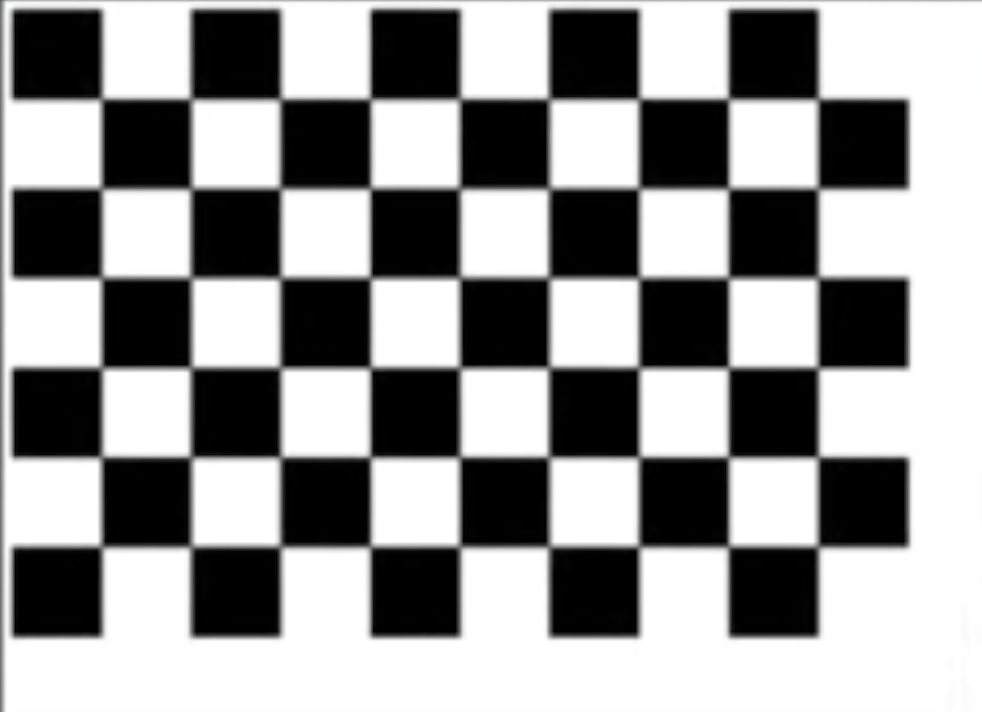
#> input picture 05_FEATURE_DETECTION_RECOGNITION/03_HARRIS_CORNER_DETECTION/chessboard.png, 982 x 712 px, found by its file name
$ python harris_corner_detection.py
#> lines starting #> are read from the running program, lines starting #| are printed output that depends on the picture
import numpy as np
import cv2 as cv

src = cv.imread(
    '/openCV/05_FEATURE_DETECTION_RECOGNITION/03_HARRIS_CORNER_DETECTION/chessboard.png')
#> src is the input picture: shape (712, 982, 3); mean B, G, R 151.3, 151.3, 151.3


def harris(image):
    blocksize = 2
    apertureSize = 3
    k = 0.04

    gray = cv.cvtColor(image, cv.COLOR_BGR2GRAY)
    dst = cv.cornerHarris(gray, blocksize, apertureSize, k)
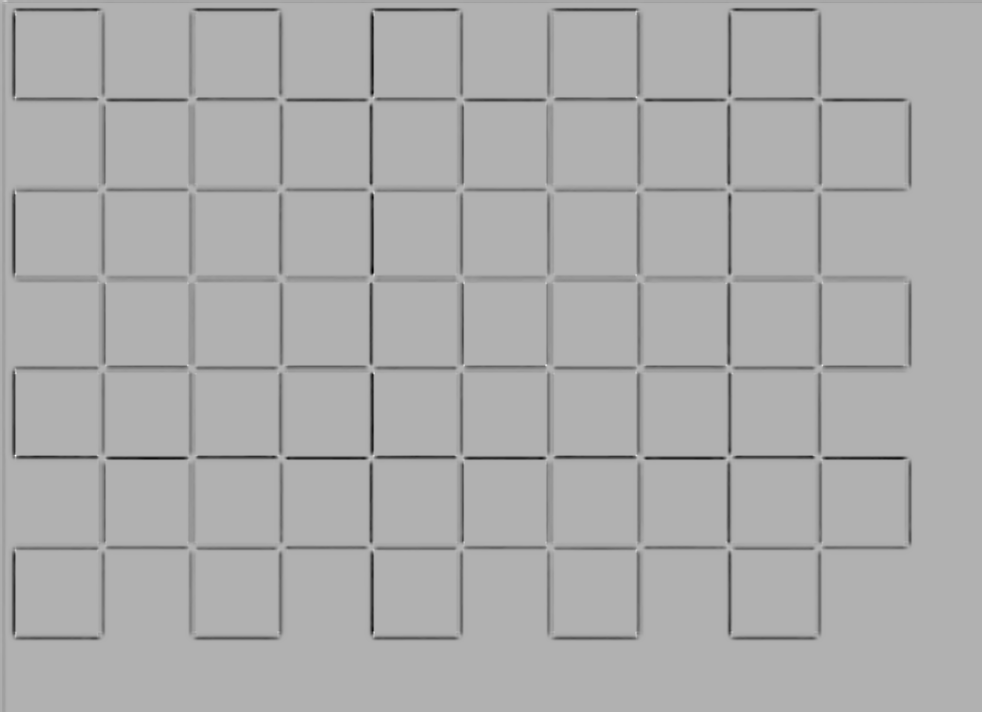
#> dst: shape (712, 982) float32; min -0.000576, max 0.000254, mean -1.54e-05; drawn with min black and max white
    dst_norm = np.empty(dst.shape, dtype=np.float32)
    cv.normalize(dst, dst_norm, 0, 255, cv.NORM_MINMAX)

    for i in range(dst_norm.shape[0]):
        for j in range(dst.shape[1]):
            if int(dst_norm[i, j]) > 20:
                cv.circle(image, (j, i), 2, (0, 255, 0), 2)
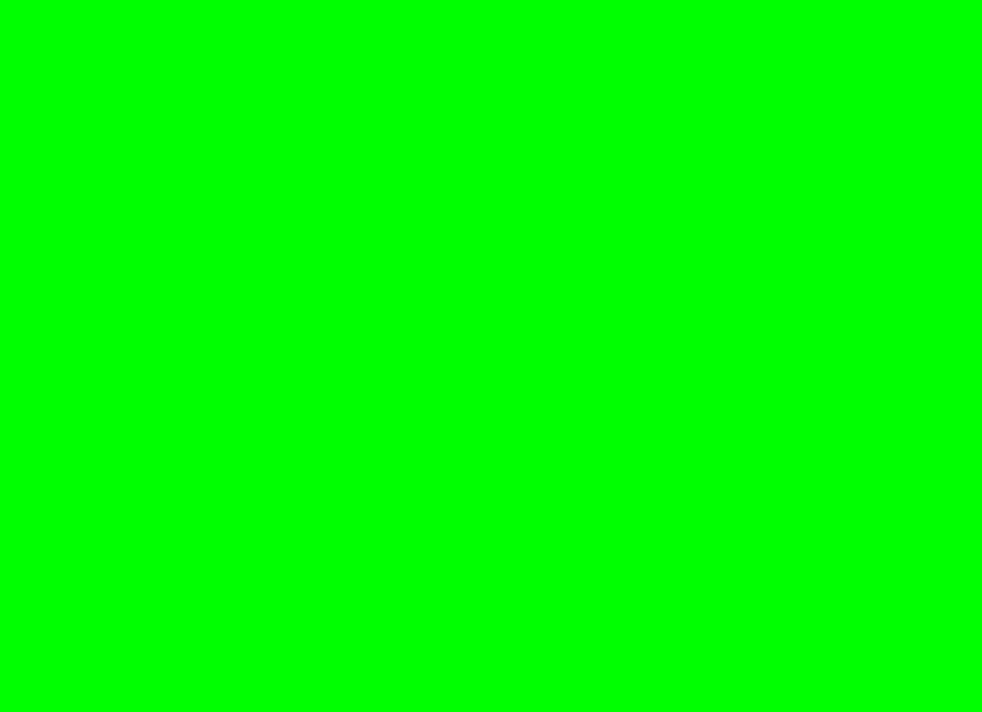
#> image: shape (712, 982, 3); mean B, G, R 0, 255, 0
    return image


result = harris(src)
cv.imshow('result', result)
cv.waitKey(1)
